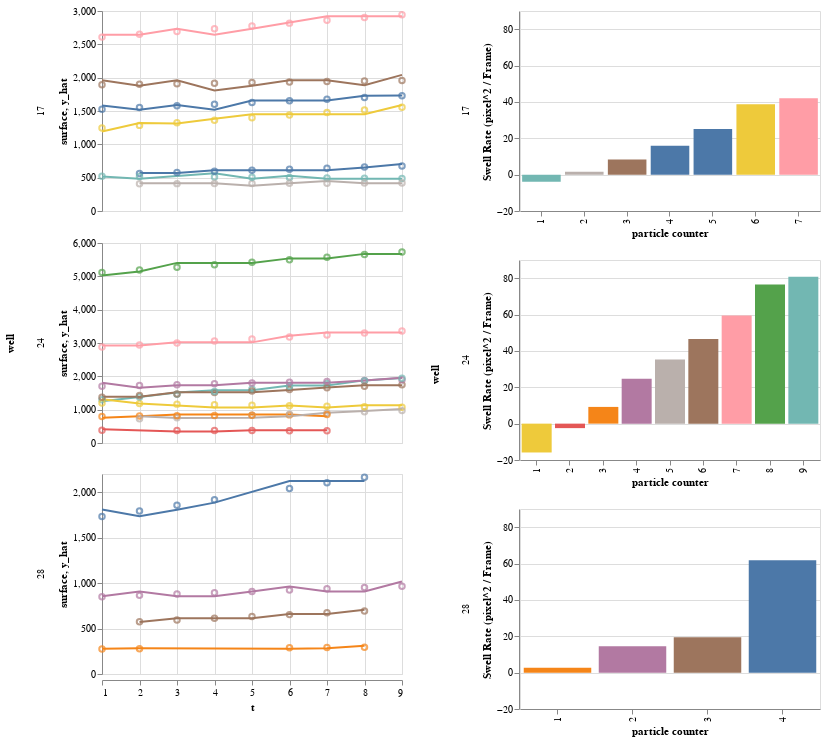

This figure's notebook cell:
### Code cell
# Parameters
memory = slider_memory.value
required_t_steps = slider_min_t_steps.value
max_se = slider_max_se.value
seed = slider_seed.value

# Load data
df = pd.read_csv(folder_path / 'output.csv', sep=';')

# Calculate centers
df['x'] = (df['x2'] + df['x1']) / 2
df['y'] = (df['y2'] + df['y1']) / 2

# Apply particle tracking
df = df.groupby('well').apply(tp.link, search_range=20, memory=memory, t_column='t').reset_index(drop=True)

# Filter for particles that have at least 10 timesteps
df = df[df.groupby(['well','particle'])['t'].transform('count') >= required_t_steps]

if len(df) == 0:
  raise Exception('Warning: no particles are left with these settings')

df = df.groupby(['well','particle']).apply(linear_reg)

# Remove particles with high t_se
df = df[df['param_t_se'] <= max_se]

processing_impact_graph(df, seed)

### Figure 1 — Vega-Lite specification as saved in the notebook (floating-point values rounded to 4 significant figures; data arrays with more than 128 entries replaced by an {"elided": "..."} marker saying what was removed)
{"config": {"view": {"continuousWidth": 400, "continuousHeight": 300}}, "hconcat": [{"data": {"name": "data-8d162bf58e8fa25f4df4a2a561d5c344"}, "facet": {"row": {"type": "quantitative", "field": "well"}}, "spec": {"layer": [{"mark": "line", "encoding": {"color": {"type": "nominal", "field": "particle", "legend": null}, "tooltip": [{"type": "nominal", "field": "particle"}, {"type": "quantitative", "field": "param_t_se"}], "x": {"type": "quantitative", "field": "t"}, "y": {"type": "quantitative", "field": "surface"}}, "height": 200, "width": 300}, {"mark": "point", "encoding": {"color": {"type": "nominal", "field": "particle", "legend": null}, "tooltip": [{"type": "nominal", "field": "particle"}, {"type": "quantitative", "field": "param_t_se"}], "x": {"type": "quantitative", "field": "t"}, "y": {"type": "quantitative", "field": "y_hat"}}, "height": 200, "width": 300}]}, "resolve": {"scale": {"y": "independent"}}}, {"data": {"name": "data-1997d34c7ccb070c7895feae501d1678"}, "facet": {"row": {"type": "quantitative", "field": "well"}}, "spec": {"mark": "bar", "encoding": {"color": {"type": "nominal", "field": "particle", "legend": null}, "tooltip": [{"type": "nominal", "field": "particle"}], "x": {"type": "ordinal", "field": "rank", "title": "particle counter"}, "y": {"type": "quantitative", "field": "param_t", "title": "Swell Rate (pixel^2 / Frame)"}}, "height": 200, "width": 300}, "resolve": {"scale": {"x": "independent"}}}], "$schema": "https://vega.github.io/schema/vega-lite/v4.0.0.json", "datasets": {"data-8d162bf58e8fa25f4df4a2a561d5c344": {"elided": "162 records"}, "data-1997d34c7ccb070c7895feae501d1678": [{"well": 17, "particle": 0, "param_t": 25.08, "rank": 5.0}, {"well": 17, "particle": 4, "param_t": -3.892, "rank": 1.0}, {"well": 17, "particle": 6, "param_t": 38.75, "rank": 6.0}, {"well": 17, "particle": 8, "param_t": 41.99, "rank": 7.0}, {"well": 17, "particle": 9, "param_t": 8.325, "rank": 3.0}, {"well": 17, "particle": 11, "param_t": 15.86, "rank": 4.0}, {"well": 17, "particle": 10, "param_t": 1.646, "rank": 2.0}, {"well": 24, "particle": 1, "param_t": 9.2, "rank": 3.0}, {"well": 24, "particle": 2, "param_t": -2.468, "rank": 2.0}, {"well": 24, "particle": 4, "param_t": 80.74, "rank": 9.0}, {"well": 24, "particle": 5, "param_t": 76.5, "rank": 8.0}, {"well": 24, "particle": 6, "param_t": -15.87, "rank": 1.0}, {"well": 24, "particle": 7, "param_t": 24.66, "rank": 4.0}, {"well": 24, "particle": 8, "param_t": 59.43, "rank": 7.0}, {"well": 24, "particle": 9, "param_t": 46.55, "rank": 6.0}, {"well": 24, "particle": 10, "param_t": 35.26, "rank": 5.0}, {"well": 28, "particle": 0, "param_t": 61.82, "rank": 4.0}, {"well": 28, "particle": 1, "param_t": 2.753, "rank": 1.0}, {"well": 28, "particle": 7, "param_t": 14.45, "rank": 2.0}, {"well": 28, "particle": 9, "param_t": 19.52, "rank": 3.0}]}}
